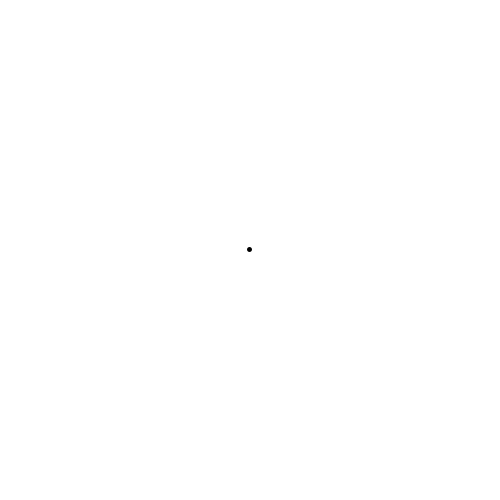
Frame 1 (no input)
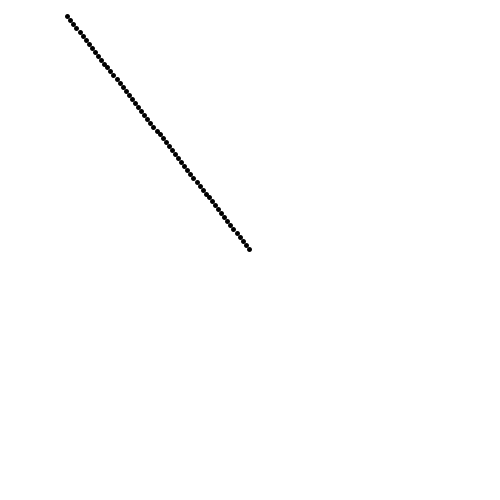
Frame 60 (the mouse pressed at the canvas centre just before this capture)
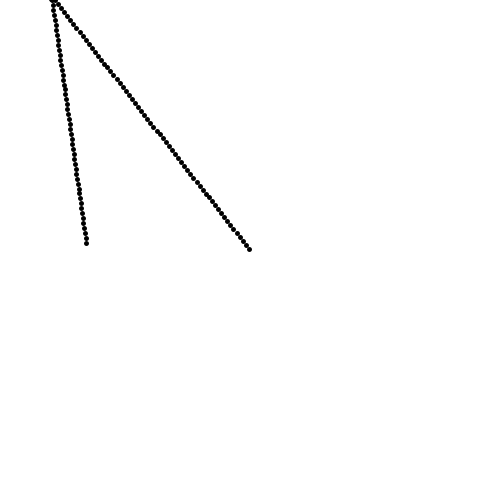
Frame 120 (the mouse held since frame 60 and released just before this capture)

The Processing sketch that drew these frames (run headless with seeded random() and noise(); from frame 60 on, the mouse is pressed at the canvas centre):

// Processing sketch: freedom_line1
// ── freedom_line1.pde
int angle=0;
float radius=1;
float cx,cy;
void setup() {
  size(500,500);
  background(255);
  angle = int(random(360));
  cx = width/2;
  cy = height/2;
}

void draw() {
  float x = cx + radius * cos(angle*PI/180);
  float y = cy + radius * sin(angle*PI/180);
  strokeWeight(5);
  point(x,y);
  if (x<0 || x>width || y<0 || y>height) {
    radius=1;
    cx = x;
    cy = y;
  }
  else radius+=5;
  if (x<0) angle = int(random(-90,90));
  if (x>width) angle = int(random(90,270));
  if (y<0) angle = int(random(0,180));
  if (y>height) angle = int(random(180,360));
}
